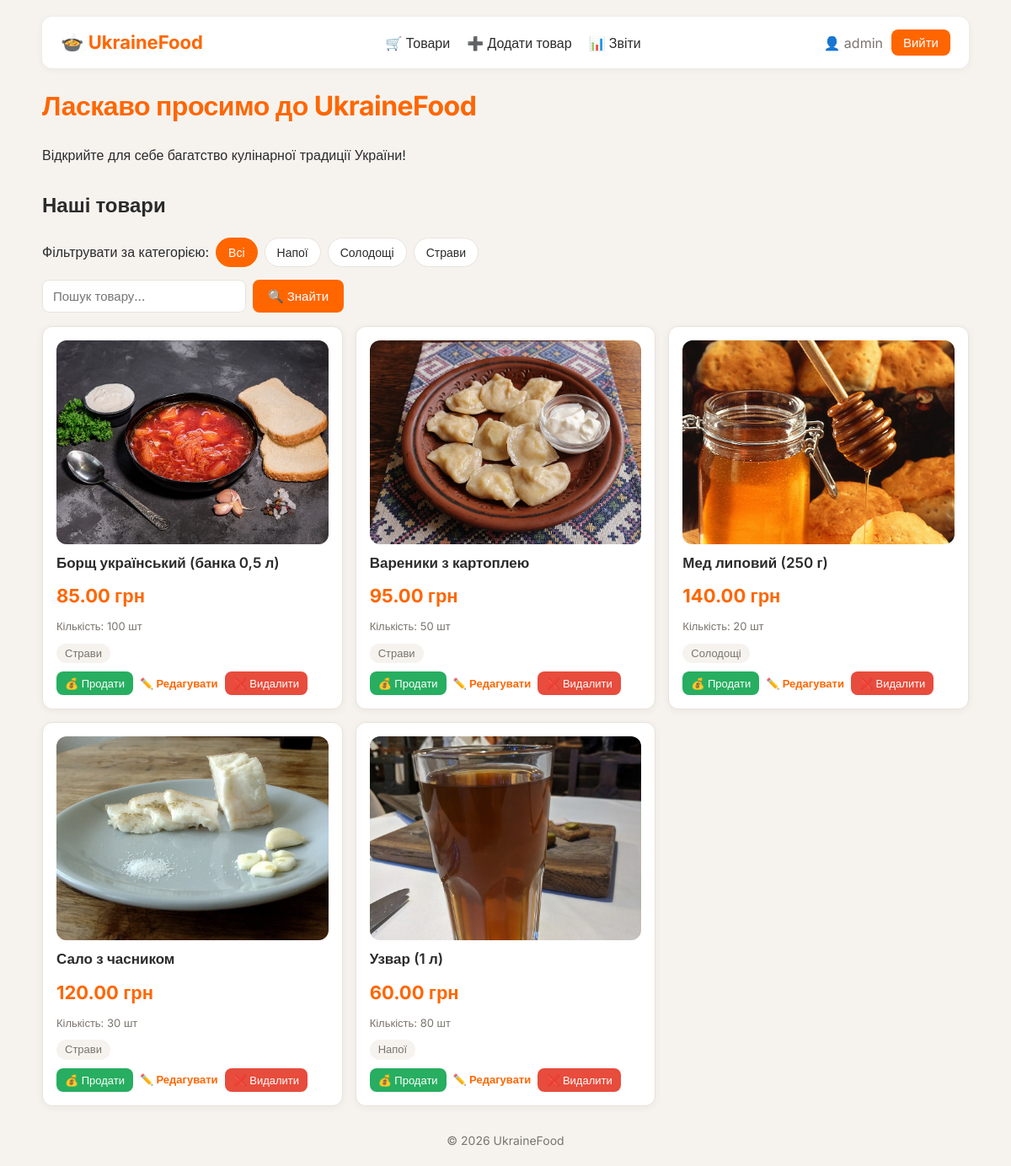
/index.php (signed in), run on the app's committed database.
### tables this page shows
CREATE TABLE
    category (
        id INT AUTO_INCREMENT PRIMARY KEY,
        name VARCHAR(255) NOT NULL
    );

CREATE TABLE
    products (
        id INT AUTO_INCREMENT PRIMARY KEY,
        name VARCHAR(255) NOT NULL,
        price DECIMAL(10, 2) NOT NULL,
        quantity INT NOT NULL DEFAULT 0,
        category_id INT NULL,
        image VARCHAR(255) NULL,
        CONSTRAINT fk_products_category FOREIGN KEY (category_id) REFERENCES category (id) ON DELETE SET NULL
    );

### index.php (the view, shortened to what this page needs)
<?php
require_once 'db.php';
$search = trim((string) ($_GET['search'] ?? ''));
$categoryId = filter_var($_GET['category'] ?? null, FILTER_VALIDATE_INT) ?: null;
$sql = "SELECT p.id, p.name, p.price, p.quantity, p.image, c.name AS category_name
        FROM products p
        LEFT JOIN category c ON p.category_id = c.id";
$params = [];
$sql .= " ORDER BY p.name";
$stmt = $pdo->prepare($sql);
$stmt->execute($params);
$products = $stmt->fetchAll();
$categories = $pdo->query("SELECT id, name FROM category ORDER BY name")->fetchAll();
require 'header.php';
?>
<h1>Ласкаво просимо до UkraineFood</h1>
<p>Відкрийте для себе багатство кулінарної традиції України!</p>
<h2>Наші товари</h2>
<div class="category-filter">
    <span>Фільтрувати за категорією:</span>
    <a href="index.php" class="pill <?= $categoryId === null ? 'active' : '' ?>">Всі</a>
    <?php foreach ($categories as $cat): ?>
        <a href="index.php?category=<?= (int) $cat['id'] ?>" class="pill <?= $categoryId === (int) $cat['id'] ? 'active' : '' ?>"><?= htmlspecialchars($cat['name']) ?></a>
    <?php endforeach; ?>
</div>
<form method="get" action="index.php" class="search-form">
    <input type="text" name="search" placeholder="Пошук товару..." value="<?= htmlspecialchars($search) ?>">
    <button type="submit">🔍 Знайти</button>
</form>
<?php if (empty($products)): ?>
    <p>Товарів не знайдено.</p>
<?php else: ?>
    <ul>
        <?php foreach ($products as $product):
            $id = (int) $product['id'];
            $quantity = (int) $product['quantity'];
            $status = $quantity === 0 ? 'Немає в наявності' : "Кількість: {$quantity} шт";
        ?>
            <li>
                <?php if ($product['image']): ?>
                    <img class="product-photo" src="<?= htmlspecialchars($product['image']) ?>" alt="<?= htmlspecialchars($product['name']) ?>">
                <?php endif; ?>
                <span class="product-name"><?= htmlspecialchars($product['name']) ?></span>
                <span class="price"><?= number_format((float) $product['price'], 2, '.', ' ') ?> грн</span>
                <span class="status <?= $quantity === 0 ? 'out' : '' ?>"><?= $status ?></span>
                <span class="category"><?= htmlspecialchars($product['category_name'] ?? 'Без категорії') ?></span>
                <div class="actions">
                    <form method="post" action="sell.php">
                        <input type="submit" class="btn-sell" value="💰 Продати" <?= $quantity === 0 ? 'disabled' : '' ?>>
                    </form>
                    <a href="edit.php?id=<?= $id ?>">✏️ Редагувати</a>
                    <form method="post" action="delete.php" onsubmit="return confirm('Видалити товар?')">
                        <input type="submit" value="❌ Видалити">
                    </form>
                </div>
            </li>
        <?php endforeach; ?>
    </ul>
<?php endif; ?>
<?php require 'footer.php'; ?>

### header.php (shortened to what this page needs)
<!DOCTYPE html>
<html lang="uk">
<head>
    <link rel="stylesheet" href="styles.css">
</head>
<body>
    <header class="site-header">
        <a href="index.php" class="logo">🍲 UkraineFood</a>
        <nav class="menu">
            <a href="index.php">🛒 Товари</a>
            <a href="add.php">➕ Додати товар</a>
            <a href="report.php">📊 Звіти</a>
        </nav>
        <div class="user">
            <span>👤 <?= htmlspecialchars($_SESSION['username'] ?? '', ENT_QUOTES, 'UTF-8') ?></span>
            <form method="post" action="logout.php">
                <button type="submit">Вийти</button>
            </form>
        </div>
    </header>
    <main>

### footer.php
</main>
<footer class="site-footer">
    © 2026 UkraineFood
</footer>
</body>
</html>

### styles.css (style rules this page uses)
:root { --main: #ff6600; --main-dark: #e05a00; --main-soft: #fff1e6; --bg: #f6f3ef; --card: #ffffff; --text: #2b2b2b; --muted: #7a746e; --border: #e8e2db; --danger: #e74c3c; --success: #27ae60; --shadow: 0 2px 8px rgba(60, 40, 20, 0.06); --shadow-hover: 0 10px 24px rgba(60, 40, 20, 0.12); --radius: 12px; --speed: 0.2s; }
body { font-family: "Inter", Arial, sans-serif; background-color: var(--bg); color: var(--text); margin: 0 auto; max-width: 1100px; padding: 20px; line-height: 1.5; }
h1 { color: var(--main); font-weight: 700; letter-spacing: -0.5px; }
h2 { font-weight: 600; margin-top: 30px; }
li { display: flex; flex-direction: column; align-items: flex-start; background-color: var(--card); padding: 16px; list-style-type: none; border-radius: var(--radius); border: 1px solid var(--border); box-shadow: var(--shadow); gap: 10px; transition: transform var(--speed), box-shadow var(--speed); }
a { text-decoration: none; color: var(--main); font-weight: 600; transition: color var(--speed); }
.actions a { white-space: nowrap; font-size: 13px; }
.actions { display: flex; flex-wrap: wrap; align-items: center; gap: 8px; margin-top: auto; width: 100%; }
.actions > * { flex-shrink: 0; }
.actions form { display: inline; margin: 0; }
.actions input[type="submit"] { background-color: var(--danger); color: white; border: none; padding: 6px 10px; border-radius: 8px; font-family: inherit; font-size: 13px; font-weight: 500; white-space: nowrap; cursor: pointer; transition: transform var(--speed), opacity var(--speed), box-shadow var(--speed); }
.category { color: var(--muted); font-size: 13px; background-color: var(--bg); padding: 2px 10px; border-radius: 999px; }
.category-filter { display: flex; align-items: center; gap: 8px; margin-bottom: 15px; }
.pill { padding: 6px 14px; border-radius: 999px; background-color: var(--card); border: 1px solid var(--border); color: var(--text); font-size: 14px; font-weight: 500; transition: background-color var(--speed), color var(--speed), border-color var(--speed); }
.pill.active { background-color: var(--main); border-color: var(--main); color: white; }
.search-form { display: flex; gap: 8px; margin-bottom: 10px; }
.product-name { font-weight: 600; font-size: 17px; }
.price { font-size: 22px; font-weight: 700; color: var(--main); }
.status { font-size: 13px; color: var(--muted); }
.actions input.btn-sell { background-color: var(--success); }
.site-header { display: flex; justify-content: space-between; align-items: center; background-color: var(--card); padding: 14px 22px; border-radius: var(--radius); box-shadow: var(--shadow); }
.menu { display: flex; gap: 20px; }
.menu a { color: var(--text); font-weight: 500; }
.user { display: flex; align-items: center; gap: 10px; color: var(--muted); }
.user form { margin: 0; }
.logo { font-size: 22px; font-weight: 700; }
.user button { background-color: var(--main); color: white; border: none; padding: 6px 14px; border-radius: 8px; cursor: pointer; }
ul { padding: 0; display: grid; grid-template-columns: repeat(auto-fill, minmax(290px, 1fr)); gap: 15px; }
input[type="text"], input[type="number"], input[type="password"], select { padding: 9px 12px; border: 1px solid var(--border); border-radius: 8px; font-size: 15px; font-family: inherit; background-color: var(--card); transition: border-color var(--speed), box-shadow var(--speed); }
button { background-color: var(--main); color: white; border: none; padding: 9px 18px; border-radius: 8px; font-size: 15px; font-family: inherit; font-weight: 500; cursor: pointer; transition: background-color var(--speed), transform var(--speed); }
.site-footer { margin-top: 30px; text-align: center; color: var(--muted); font-size: 14px; }
.product-photo { width: 100%; aspect-ratio: 4 / 3; object-fit: cover; border-radius: var(--radius); }

### data on the page
category: name "Напої"
category: name "Солодощі"
category: name "Страви"
products: image (picture), name "Борщ український (банка 0,5 л)", price "85.00", quantity "Кількість: 100 шт", category.name "Страви", quantity "💰 Продати"
products: image (picture), name "Вареники з картоплею", price "95.00", quantity "Кількість: 50 шт", category.name "Страви", quantity "💰 Продати"
products: image (picture), name "Мед липовий (250 г)", price "140.00", quantity "Кількість: 20 шт", category.name "Солодощі", quantity "💰 Продати"
products: image (picture), name "Сало з часником", price "120.00", quantity "Кількість: 30 шт", category.name "Страви", quantity "💰 Продати"
products: image (picture), name "Узвар (1 л)", price "60.00", quantity "Кількість: 80 шт", category.name "Напої", quantity "💰 Продати"

### other printed values
$_SESSION['username'] "admin"
